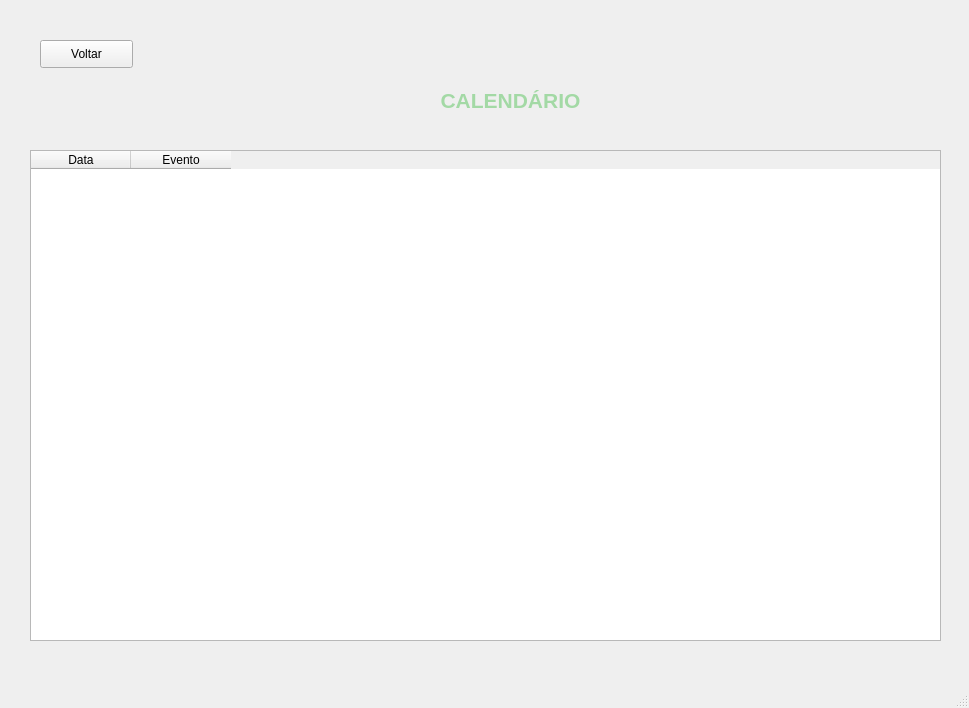
<?xml version="1.0" encoding="UTF-8"?>
<ui version="4.0">
 <class>MainWindow</class>
 <widget class="QMainWindow" name="MainWindow">
  <property name="geometry">
   <rect>
    <x>0</x>
    <y>0</y>
    <width>969</width>
    <height>708</height>
   </rect>
  </property>
  <property name="windowTitle">
   <string>MainWindow</string>
  </property>
  <widget class="QWidget" name="centralwidget">
   <widget class="QTableWidget" name="tableWidget">
    <property name="geometry">
     <rect>
      <x>30</x>
      <y>150</y>
      <width>911</width>
      <height>491</height>
     </rect>
    </property>
    <column>
     <property name="text">
      <string>Data</string>
     </property>
    </column>
    <column>
     <property name="text">
      <string>Evento</string>
     </property>
    </column>
   </widget>
   <widget class="QPushButton" name="voltar">
    <property name="geometry">
     <rect>
      <x>40</x>
      <y>40</y>
      <width>93</width>
      <height>28</height>
     </rect>
    </property>
    <property name="text">
     <string>Voltar</string>
    </property>
   </widget>
   <widget class="QLabel" name="label_2">
    <property name="geometry">
     <rect>
      <x>-30</x>
      <y>0</y>
      <width>1366</width>
      <height>768</height>
     </rect>
    </property>
    <property name="text">
     <string/>
    </property>
    <property name="pixmap">
     <pixmap>../../../Downloads/WhatsApp Image 2024-09-03 at 19.52.41.jpeg</pixmap>
    </property>
   </widget>
   <widget class="QLabel" name="label_4">
    <property name="geometry">
     <rect>
      <x>410</x>
      <y>80</y>
      <width>201</width>
      <height>41</height>
     </rect>
    </property>
    <property name="font">
     <font>
      <pointsize>10</pointsize>
      <weight>75</weight>
      <bold>true</bold>
     </font>
    </property>
    <property name="text">
     <string>&lt;html&gt;&lt;head/&gt;&lt;body&gt;&lt;p align=&quot;center&quot;&gt;&lt;span style=&quot; font-size:16pt; color:#a3d9a5;&quot;&gt;CALENDÁRIO&lt;/span&gt;&lt;/p&gt;&lt;/body&gt;&lt;/html&gt;</string>
    </property>
   </widget>
   <zorder>label_2</zorder>
   <zorder>tableWidget</zorder>
   <zorder>voltar</zorder>
   <zorder>label_4</zorder>
  </widget>
  <widget class="QStatusBar" name="statusbar"/>
 </widget>
 <resources/>
 <connections/>
</ui>
